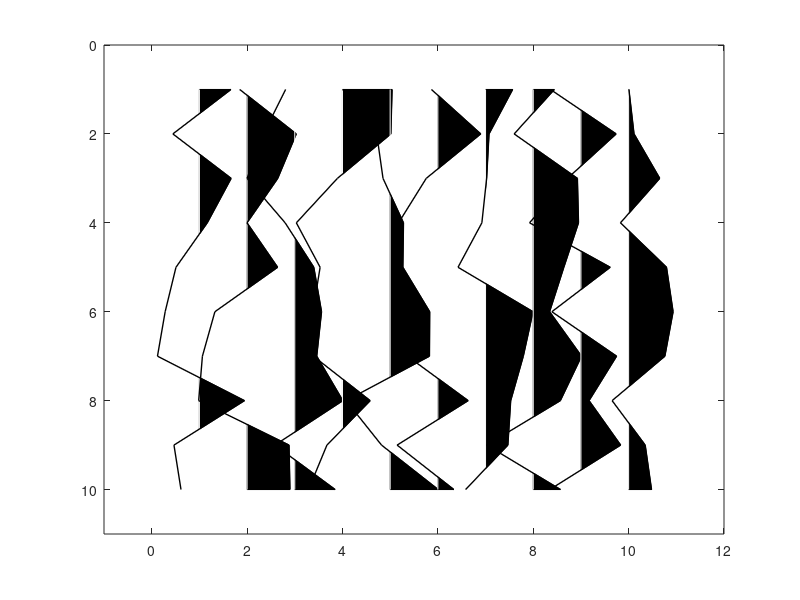

This figure's MATLAB source:
function wigb(a,scal,x,z,amx,indices)
%WIGB: Plot seismic data using wiggles.
%
%  WIGB(a,scal,x,z,amx)
%
%  IN  a:     seismic data (a matrix, traces are columns)
%      scale: multiple data by scal
%      x:     horizontal axis (often offset)
%      z:     vertical axis (often time)
%
%  Note
%
%    If only 'a' is enter, 'scal,x,z,amn,amx' are set automatically;
%    otherwise, 'scal' is a scalar; 'x, z' are vectors for annotation in
%    offset and time, amx are the amplitude range.
%
%
%  Author(s): Xingong Li (Intseis, Integrated Seismic Solutions)
%  Copyright 1998-2003 Xingong
%  Revision: 1.2  Date: Dec/2002
%  Modified by Yunfeng Chen, Nov. 29, 2016 to plot the stacked trace
%  Y.C., Jan. 15, 2018, plot missing traces in red
%  IN indices: indices of empty traces
if_sum = false;
if if_sum
   a = [a, sum(a,2)/size(a,2)];
   x = [x x(end)+5*(x(end)-x(end-1))];
end
if nargin == 0, nx=10;nz=10; a = rand(nz,nx)-0.5; end;

[nz,nx]=size(a);
trmx= max(abs(a));

if (nargin == 6) 
    if isempty(amx)
        amx=mean(trmx); 
    end
end
if (nargin <= 4); amx=mean(trmx); indices=[]; end;
if (nargin <= 2); x=[1:nx]; z=[1:nz];  end;
if (nargin <= 1); scal =1; end;

if nx <= 1; disp(' ERR:PlotWig: nx has to be more than 1');return;end;

% take the average as dx

dx1 = abs(x(2:nx)-x(1:nx-1));
dx = median(dx1);


dz=z(2)-z(1);
xmx=max(max(a)); xmn=min(min(a));

if scal == 0; scal=1; end;
a = a * dx /amx;
a = a * scal;


fprintf(' PlotWig: data range [%f, %f], plotted max %f \n',xmn,xmx,amx);

% set display range

x1=min(x)-2.0*dx; x2=max(x)+2.0*dx;
z1=min(z)-dz; z2=max(z)+dz;

set(gca,'NextPlot','add','Box','on', ...
    'XLim', [x1 x2], ...
    'YDir','reverse', ...
    'YLim',[z1 z2]);



fillcolor = [0 0 0];
linecolor = [0 0 0];
linewidth = 1.;

z=z'; 	% input as row vector
zstart=z(1);
zend  =z(nz);

for i=1:nx,
    
    if trmx(i) ~= 0;    % skip the zero traces
        tr=a(:,i); 	% --- one scale for all section
        s = sign(tr) ;
        i1= find( s(1:nz-1) ~= s(2:nz) );	% zero crossing points
        npos = length(i1);
        
        
        %12/7/97
        zadd = i1 + tr(i1) ./ (tr(i1) - tr(i1+1)); %locations with 0 amplitudes
        aadd = zeros(size(zadd));
        
        [zpos,vpos] = find(tr >0);
        [zz,iz] = sort([zpos; zadd]); 	% indices of zero point plus positives
        aa = [tr(zpos); aadd];
        aa = aa(iz);
        
        % be careful at the ends
        if tr(1)>0, 	a0=0; z0=1.00;
        else, 		a0=0; z0=zadd(1);
        end;
        if tr(nz)>0, 	a1=0; z1=nz;
        else, 		a1=0; z1=max(zadd);
        end;
        
        zz = [z0; zz; z1; z0];
        aa = [a0; aa; a1; a0];
        
        zzz = zstart + zz*dz -dz;
        % YC, plot in red if it is reconstructed traces
        if ismember(i,indices)
            patch( aa+x(i) , zzz,  [1 0 0]);
        else
            patch( aa+x(i) , zzz,  fillcolor);
        end
        
        
         line( 'Color',[1 1 1],  ...
             'Xdata', x(i)+[0 0], 'Ydata',[zstart zend]); % remove zero line
        
        %'LineWidth',linewidth, ...
        %12/7/97 'Xdata', x(i)+[0 0], 'Ydata',[z0 z1]*dz);	% remove zero line
        
        line( 'Color',linecolor,...
            'LineWidth',linewidth, ...
            'Xdata', tr+x(i), 'Ydata',z);	% negatives line
        
    else % zeros trace
%         line( 'Color',linecolor,'EraseMode','background',  ...
%             'LineWidth',linewidth, ...
%             'Xdata', [x(i) x(i)], 'Ydata',[zstart zend]);
    end;
end;
